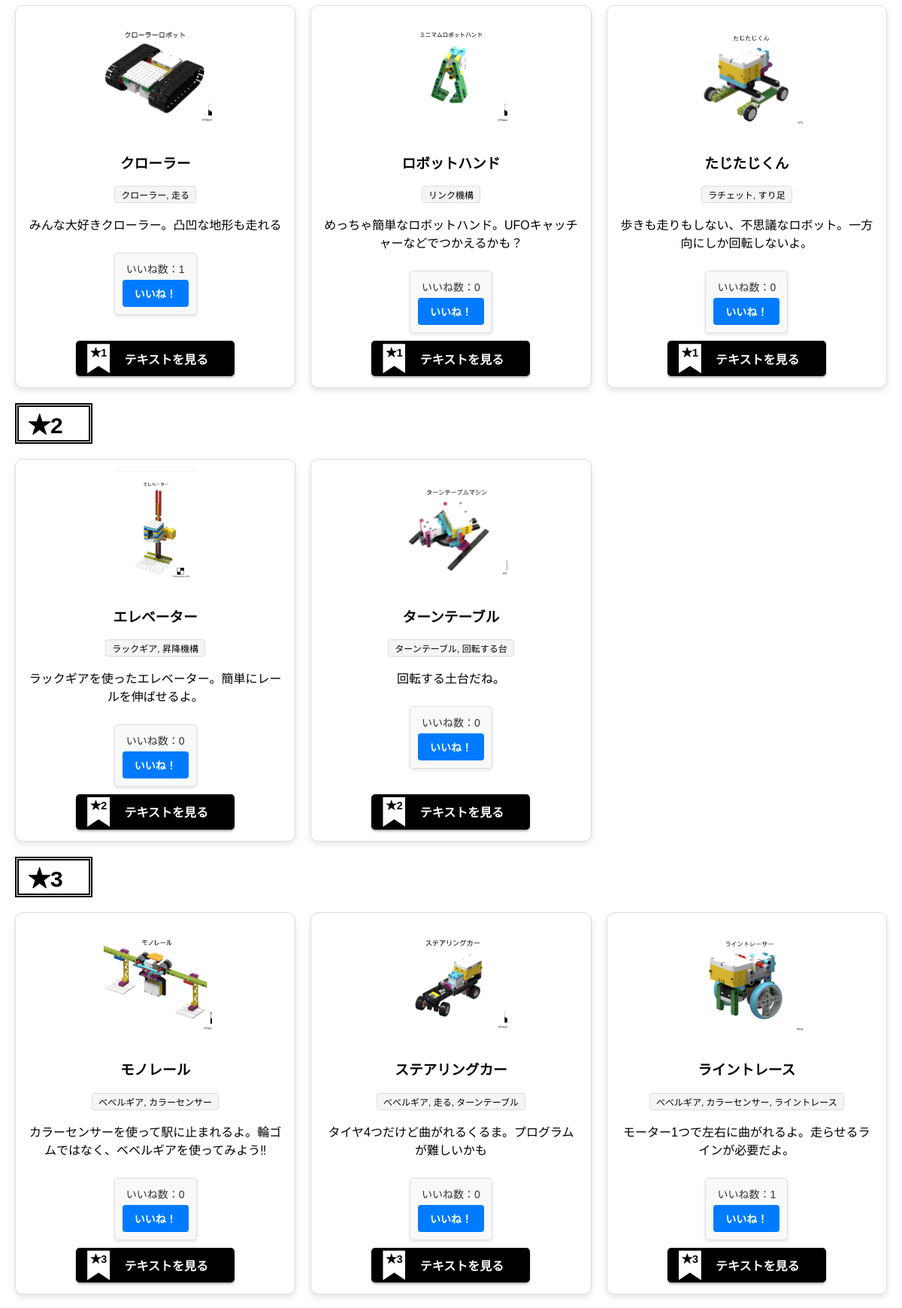
Before: / (middle part) with the older database file.
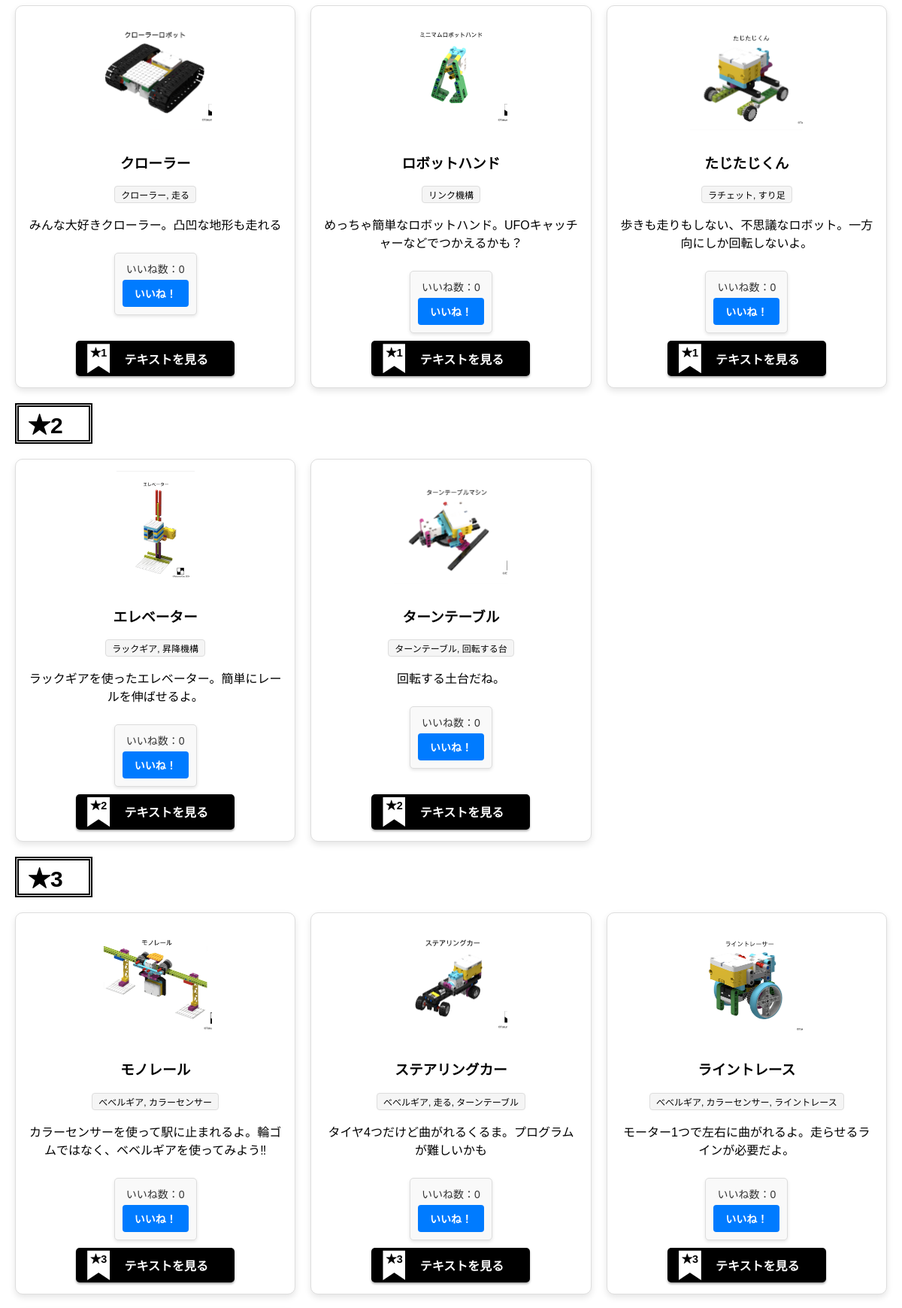
After: the same page with the newer database file.
### app/main/models.py (models this page shows)
class Text(db.Model):
    __tablename__ = 'texts'
    id = db.Column(db.Integer, primary_key=True)
    title = db.Column(db.String(100), nullable=False)
    context = db.Column(db.Text, nullable=True)
    mechanism = db.Column(db.String(100), nullable=True)
    pdf_path = db.Column(db.String(200), nullable=True)
    text_png = db.Column(db.String(200), nullable=True)
    stars = db.Column(db.Integer, nullable=False)
    likes = db.Column(db.Integer, nullable=False, default=0)

### app/main/routes.py (the view)
@main_bp.route('/')
def index():
    selected_mechanisms = request.args.getlist('mechanisms')
    sort_by_likes = request.args.get('sort_by_likes') == 'on'
    print(f"Selected mechanisms: {selected_mechanisms}")  # デバッグ用
    texts = Text.query
    if selected_mechanisms:
        filters = [Text.mechanism.contains(mechanism) for mechanism in selected_mechanisms]
        texts = texts.filter(or_(*filters))
    texts = texts.all()
    texts_by_star = {}
    for text in texts:
        texts_by_star.setdefault(text.stars, []).append(text)
    if sort_by_likes:
        for star in texts_by_star:
            texts_by_star[star] = sorted(texts_by_star[star], key=lambda x: x.likes, reverse=True)
    return render_template('index.html', texts_by_star=texts_by_star, selected_mechanism=selected_mechanisms)

### templates/index.html (shortened to what this page needs)
<!DOCTYPE html>
<html lang="ja">
<head>
    <link rel="stylesheet" href="{{ url_for('static', filename='css/mainstyle.css') }}">
</head>
<body>
    <main class="main-content">
        {% for star, texts in texts_by_star.items() %}
        <section>
            <div class="stars_box">
                <h2 class="text_star">★{{ star }}</h2>
            </div>
            <div class="grid-container">
                {% for text in texts %}
                <div class="grid-item">
                    <img src="{{ url_for('static', filename=text.text_png) }}" alt="{{ text.title }}">
                    <h3>{{ text.title }}</h3>
                    <small>
                        {% for mechanism in text.mechanism.split('、') %}
                        <span class="mechanism-tag">{{ mechanism.strip() }}</span>
                        {% endfor %}
                    </small>
                    <p>{{ text.context }}</p>
                    <div class="like-container">
                        <p>いいね数：<span id="likes-{{ text.id }}">{{ text.likes }}</span></p>
                        <button class="like-button" data-text-id="{{ text.id }}">いいね！</button>
                    </div>
                    <a href="{{ url_for('main.text_detail', id=text.id) }}" class="button-50" data-stars="{{ star }}">
                        テキストを見る
                    </a>
                </div>
                {% endfor %}
            </div>
        </section>
        {% endfor %}
    </main>
</body>
</html>

### static/css/mainstyle.css (style rules this page uses)
body { margin: 0; padding: 0; font-family: sans-serif; background: #fff; }
.main-content { max-width: 1200px; margin: 0 auto; padding: 20px; }
.grid-container { display: grid; grid-template-columns: repeat(3, 1fr); gap: 20px; margin: 20px 0; }
.grid-item { background: #fff; border: 1px solid #ddd; border-radius: 10px; padding: 15px; text-align: center; transition: transform 0.2s; box-shadow: 0 4px 8px rgba(0, 0, 0, 0.1); display: flex; flex-direction: column; justify-content: space-between; align-items: center; height: auto; min-height: 360px; box-sizing: border-box; }
.grid-item img { width: auto; max-width: 150px; height: 150px; margin-bottom: 10px; flex-shrink: 0; object-fit: cover; }
.button-50 { display: flex; justify-content: center; align-items: center; position: relative; width: 150px; margin: 0 auto; margin-top: auto; padding: 0.7em 1em 0.7em 45px; border: none; border-radius: 5px; box-shadow: 0 2px 3px rgb(0 0 0 / 30%), 0 2px 3px -2px rgb(0 0 0 / 20%); background-color: #000000; color: #fff; font-weight: 600; font-size: 1em; text-decoration: none; transition: transform 0.3s ease-in-out, box-shadow 0.3s ease-in-out; flex-shrink: 0; }
.button-50::before { position: absolute; top: 50%; left: 15px; transform: translateY(-50%); width: 30px; height: 85%; background-color: #fff; clip-path: polygon(0 0, 0 100%, 50% 75%, 100% 100%, 100% 0); content: '★' attr(data-stars); text-align: center; color: #000; font-size: 0.9em; font-weight: bold; }
.button-50::after { position: absolute; top: 33%; left: 30px; transform: translate(-50%, -50%); color: #000000; font-size: 1.2em; content: ''; }
.stars_box { width: 8%; border: double 5px; margin-top: 15px; }
.text_star { font-size: 30px; padding: 0 12px; margin: 0px; }
.mechanism-tag { display: inline-block; margin: 0 5px; padding: 2px 8px; border: 1px solid #ddd; border-radius: 4px; background: #f5f5f5; font-size: 12px; }
.like-container { display: flex; flex-direction: column; align-items: center; justify-content: center; padding: 10px; margin-top: 10px; margin-bottom: 10px; border: 1px solid #ddd; border-radius: 5px; background-color: #f9f9f9; box-shadow: 0px 2px 4px rgba(0, 0, 0, 0.1); }
.like-button { margin-top: 5px; padding: 8px 16px; font-size: 14px; font-weight: bold; color: #ffffff; background-color: #007bff; border: none; border-radius: 4px; cursor: pointer; transition: background-color 0.3s ease; }
.like-container p { margin: 0; font-size: 14px; color: #333; text-align: center; }

Changed rows visible on the page:
changed Text "クローラー": likes "1" → "0"
changed Text "ライントレース": likes "1" → "0"
